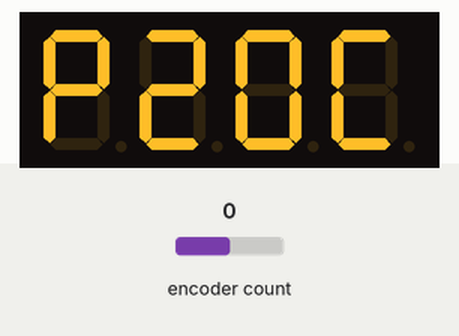
Recording of a sketch running on a simulated Arduino Uno, built with avr-gcc and run on an emulated ATmega328P. Shown: 4-digit seven-segment display. Inputs (shaded band) come from the test bench; at power-on: encoder count 0. MIDI output is not drawn.

Above: at 1.2 s.
1.3 s: encoder count set to -1
At 1.8 s:
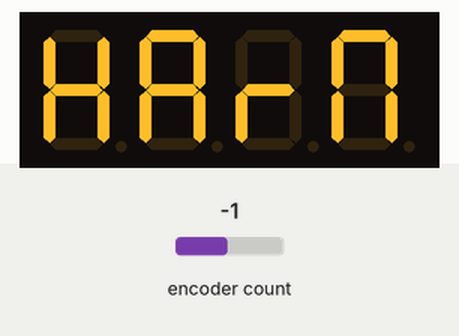
2.8 s: encoder count set to -2
At 4.0 s:
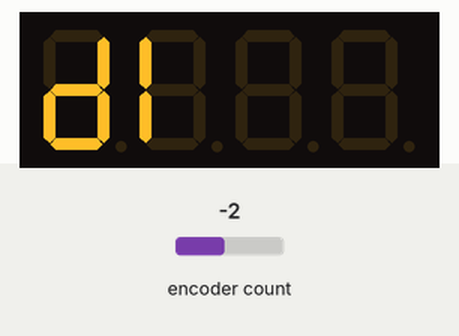
4.3 s: encoder count set to -3
At 5.3 s:
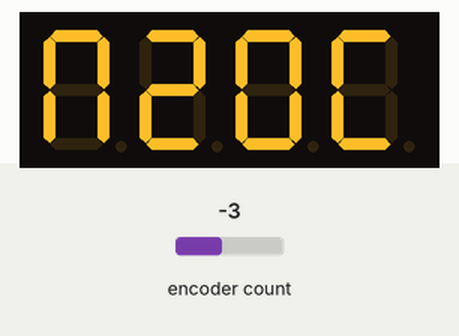
5.8 s: encoder count set to 1
At 6.4 s:
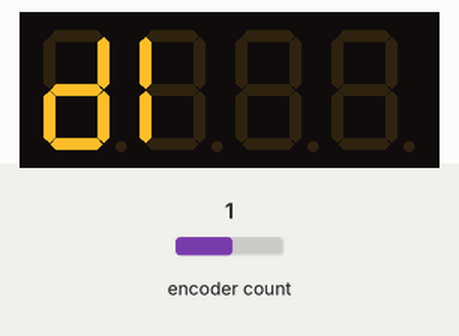
7.3 s: encoder count set to 2
At 7.6 s:
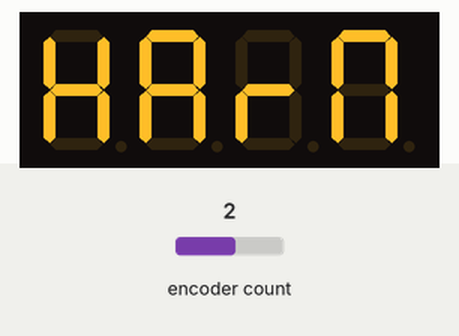
Timing chart, 0 to 9.8 s (numbered marks = the images above; inputs shaded):
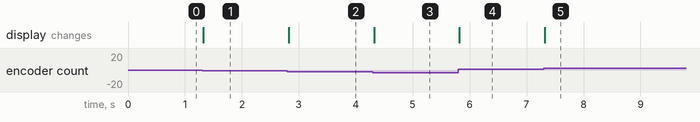

Measured:
- after the input at 1.3 s, the display: changes at once (image 1)
- after the input at 2.8 s, the display: changes at once (image 2)
- after the input at 4.3 s, the display: changes at once (image 3)
- after the input at 5.8 s, the display: changes at once (image 4)
- after the input at 7.3 s, the display: changes at once (image 5)

The sketch:

code.ino
```cpp
// Include the library
#include <TM1637.h>
#include <MIDI.h>
#include <RotaryEncoder.h>

// Define the connections pins
#define CLK 4
#define DIO 5
#define PIN_IN1 A2
#define PIN_IN2 A3


// Create a display object of type TM1637Display
TM1637 tm(4, 5);
RotaryEncoder encoder(PIN_IN1, PIN_IN2, RotaryEncoder::LatchMode::FOUR3);
int currentProgram = 0;

MIDI_CREATE_DEFAULT_INSTANCE();


void controlChange(byte channel, byte value, byte number) {

  switch (currentProgram) {
    case 0:
      //+2 OCT
      if (number == 127 && value == 92) {
        MIDI.sendProgramChange(0, 1);
      } else if (number == 0 && value == 92) {
        MIDI.sendProgramChange(21, 1);
      } else {
        MIDI.sendControlChange(value, number, channel);
      }
      break;
    case 1:
      //+1 OCT
      if (number == 127 && value == 92) {
        MIDI.sendProgramChange(1, 1);
      } else if (number == 0 && value == 92) {
        MIDI.sendProgramChange(22, 1);
      } else {
        MIDI.sendControlChange(value, number, channel);
      }
      break;
    case 2:
      //-1 OCT
      if (number == 127 && value == 92) {
        MIDI.sendProgramChange(7, 1);
      } else if (number == 0 && value == 92) {
        MIDI.sendProgramChange(28, 1);
      } else {
        MIDI.sendControlChange(value, number, channel);
      }
      break;
    case 3:
      //-2 OCT

      if (number == 127 && value == 92) {
        MIDI.sendProgramChange(8, 1);
      } else if (number == 0 && value == 92) {
        MIDI.sendProgramChange(29, 1);
      } else {
        MIDI.sendControlChange(value, number, channel);
      }
      break;
    case 4:
      //DIVE
      if (number == 127 && value == 92) {
        MIDI.sendProgramChange(9, 1);
      } else if (number == 0 && value == 92) {
        MIDI.sendProgramChange(30, 1);
      } else {
        MIDI.sendControlChange(value, number, channel);
      }
      break;
    case 5:
      //+1/-1 HAR
      if (number == 127 && value == 92) {
        MIDI.sendProgramChange(20, 1);
      } else if (number == 0 && value == 92) {
        MIDI.sendProgramChange(41, 1);
      } else {
        MIDI.sendControlChange(value, number, channel);
      }
      break;
  }
}

void setup() {
  tm.begin();

  MIDI.begin();
  MIDI.turnThruOff();
  MIDI.setHandleControlChange(controlChange);

  tm.changeBrightness(10);
  tm.display("P2OC");

}


void loop() {
  MIDI.read();

  static int pos = 0;
  encoder.tick();

  int newPos = encoder.getPosition();
  if (pos != newPos) {

    int dir = (int)encoder.getDirection();

    if (dir == 1) {
      //CLOCKWISE
      currentProgram++;
      if (currentProgram >= 6) {
        currentProgram = 0;  // loop back to the start
      }
    } else if (dir == -1) {
      //CCW
      currentProgram--;
      if (currentProgram < 0) {
        currentProgram = 6 - 1;  // loop back to the end
      }
    }

    tm.clearScreen();


    switch (currentProgram) {
      case 0:
        tm.display("P2OC");
        break;
      case 1:
        tm.display("P1OC");
        break;

      case 2:
        tm.display("N1OC");
        break;

      case 3:
        tm.display("N2OC");
        break;

      case 4:
        tm.display("DI");
        break;

      case 5:
        tm.display("HARM");
        break;
    }

    pos = newPos;
  }
}
```
